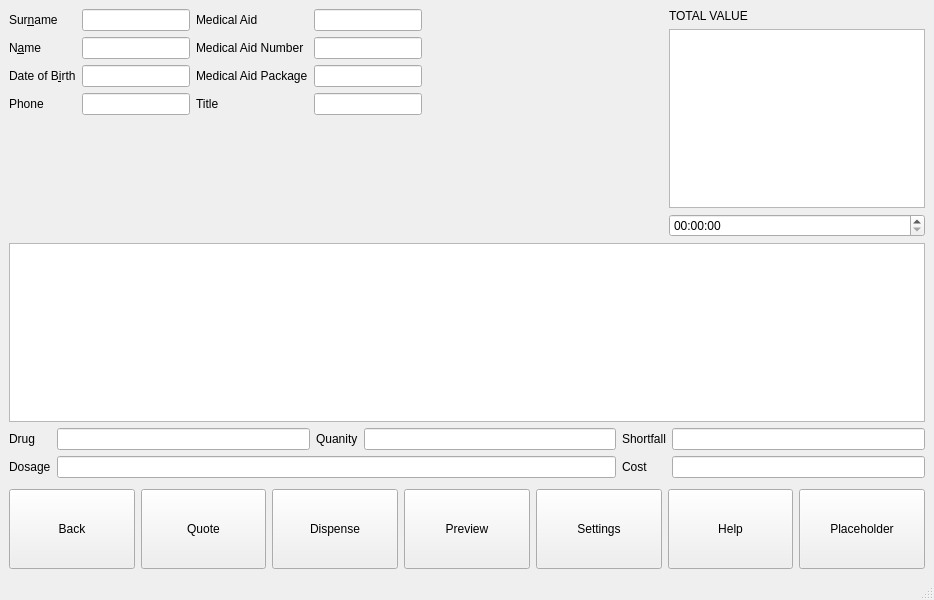
<?xml version="1.0" encoding="UTF-8"?>
<ui version="4.0">
 <class>MainWindow</class>
 <widget class="QMainWindow" name="MainWindow">
  <property name="geometry">
   <rect>
    <x>0</x>
    <y>0</y>
    <width>934</width>
    <height>600</height>
   </rect>
  </property>
  <property name="windowTitle">
   <string>MainWindow</string>
  </property>
  <widget class="QWidget" name="centralwidget">
   <layout class="QGridLayout" name="gridLayout_5">
    <item row="0" column="0" colspan="4">
     <layout class="QGridLayout" name="gridLayout">
      <item row="0" column="0">
       <widget class="QLabel" name="surname">
        <property name="text">
         <string>Sur&amp;name</string>
        </property>
        <property name="buddy">
         <cstring>surname_linedit</cstring>
        </property>
       </widget>
      </item>
      <item row="0" column="1">
       <widget class="QLineEdit" name="surname_linedit"/>
      </item>
      <item row="0" column="2">
       <widget class="QLabel" name="med_aid">
        <property name="text">
         <string>Medical Aid</string>
        </property>
        <property name="buddy">
         <cstring>lineEdit_5</cstring>
        </property>
       </widget>
      </item>
      <item row="0" column="3">
       <widget class="QLineEdit" name="lineEdit_5"/>
      </item>
      <item row="1" column="0">
       <widget class="QLabel" name="name">
        <property name="text">
         <string>N&amp;ame</string>
        </property>
        <property name="buddy">
         <cstring>name_linedit</cstring>
        </property>
       </widget>
      </item>
      <item row="1" column="1">
       <widget class="QLineEdit" name="name_linedit"/>
      </item>
      <item row="1" column="2">
       <widget class="QLabel" name="med_aid_no">
        <property name="text">
         <string>Medical Aid Number</string>
        </property>
        <property name="buddy">
         <cstring>lineEdit_6</cstring>
        </property>
       </widget>
      </item>
      <item row="1" column="3">
       <widget class="QLineEdit" name="lineEdit_6"/>
      </item>
      <item row="2" column="0">
       <widget class="QLabel" name="dob">
        <property name="text">
         <string>Date of B&amp;irth</string>
        </property>
        <property name="buddy">
         <cstring>lineEdit_</cstring>
        </property>
       </widget>
      </item>
      <item row="2" column="1">
       <widget class="QLineEdit" name="lineEdit_"/>
      </item>
      <item row="2" column="2">
       <widget class="QLabel" name="med_pack">
        <property name="text">
         <string>Medical Aid Package</string>
        </property>
        <property name="buddy">
         <cstring>lineEdit_7</cstring>
        </property>
       </widget>
      </item>
      <item row="2" column="3">
       <widget class="QLineEdit" name="lineEdit_7"/>
      </item>
      <item row="3" column="0">
       <widget class="QLabel" name="phone">
        <property name="text">
         <string>Phone</string>
        </property>
        <property name="buddy">
         <cstring>lineEdit_4</cstring>
        </property>
       </widget>
      </item>
      <item row="3" column="1">
       <widget class="QLineEdit" name="lineEdit_4"/>
      </item>
      <item row="3" column="2">
       <widget class="QLabel" name="title">
        <property name="text">
         <string>Title</string>
        </property>
        <property name="buddy">
         <cstring>lineEdit_8</cstring>
        </property>
       </widget>
      </item>
      <item row="3" column="3">
       <widget class="QLineEdit" name="lineEdit_8"/>
      </item>
     </layout>
    </item>
    <item row="0" column="4">
     <spacer name="horizontalSpacer">
      <property name="orientation">
       <enum>Qt::Horizontal</enum>
      </property>
      <property name="sizeHint" stdset="0">
       <size>
        <width>200</width>
        <height>20</height>
       </size>
      </property>
     </spacer>
    </item>
    <item row="0" column="5" rowspan="2">
     <layout class="QGridLayout" name="gridLayout_2">
      <item row="2" column="0">
       <widget class="QTimeEdit" name="timeEdit"/>
      </item>
      <item row="0" column="0">
       <widget class="QLabel" name="label_9">
        <property name="text">
         <string>TOTAL VALUE</string>
        </property>
       </widget>
      </item>
      <item row="1" column="0">
       <widget class="QTextEdit" name="textEdit"/>
      </item>
     </layout>
    </item>
    <item row="1" column="1">
     <spacer name="verticalSpacer">
      <property name="orientation">
       <enum>Qt::Vertical</enum>
      </property>
      <property name="sizeHint" stdset="0">
       <size>
        <width>20</width>
        <height>108</height>
       </size>
      </property>
     </spacer>
    </item>
    <item row="1" column="2">
     <spacer name="verticalSpacer_2">
      <property name="orientation">
       <enum>Qt::Vertical</enum>
      </property>
      <property name="sizeHint" stdset="0">
       <size>
        <width>20</width>
        <height>108</height>
       </size>
      </property>
     </spacer>
    </item>
    <item row="1" column="3">
     <spacer name="verticalSpacer_3">
      <property name="orientation">
       <enum>Qt::Vertical</enum>
      </property>
      <property name="sizeHint" stdset="0">
       <size>
        <width>20</width>
        <height>108</height>
       </size>
      </property>
     </spacer>
    </item>
    <item row="2" column="0" colspan="6">
     <layout class="QGridLayout" name="gridLayout_3">
      <item row="1" column="2">
       <widget class="QLabel" name="label_2">
        <property name="text">
         <string>Quanity</string>
        </property>
        <property name="buddy">
         <cstring>lineEdit_10</cstring>
        </property>
       </widget>
      </item>
      <item row="1" column="4">
       <widget class="QLabel" name="label_4">
        <property name="text">
         <string>Shortfall</string>
        </property>
        <property name="buddy">
         <cstring>lineEdit_12</cstring>
        </property>
       </widget>
      </item>
      <item row="1" column="3">
       <widget class="QLineEdit" name="lineEdit_10"/>
      </item>
      <item row="2" column="1" colspan="3">
       <widget class="QLineEdit" name="lineEdit_11"/>
      </item>
      <item row="2" column="4">
       <widget class="QLabel" name="label_5">
        <property name="text">
         <string>Cost</string>
        </property>
        <property name="buddy">
         <cstring>lineEdit_13</cstring>
        </property>
       </widget>
      </item>
      <item row="1" column="1">
       <widget class="QLineEdit" name="lineEdit_9"/>
      </item>
      <item row="2" column="0">
       <widget class="QLabel" name="label_3">
        <property name="text">
         <string>Dosage</string>
        </property>
        <property name="buddy">
         <cstring>lineEdit_11</cstring>
        </property>
       </widget>
      </item>
      <item row="1" column="0">
       <widget class="QLabel" name="label">
        <property name="text">
         <string>Drug</string>
        </property>
        <property name="buddy">
         <cstring>lineEdit_9</cstring>
        </property>
       </widget>
      </item>
      <item row="1" column="5">
       <widget class="QLineEdit" name="lineEdit_12"/>
      </item>
      <item row="2" column="5">
       <widget class="QLineEdit" name="lineEdit_13"/>
      </item>
      <item row="0" column="0" colspan="6">
       <widget class="QTableView" name="tableView"/>
      </item>
     </layout>
    </item>
    <item row="3" column="0">
     <spacer name="verticalSpacer_4">
      <property name="orientation">
       <enum>Qt::Vertical</enum>
      </property>
      <property name="sizeHint" stdset="0">
       <size>
        <width>20</width>
        <height>18</height>
       </size>
      </property>
     </spacer>
    </item>
    <item row="3" column="3">
     <spacer name="verticalSpacer_5">
      <property name="orientation">
       <enum>Qt::Vertical</enum>
      </property>
      <property name="sizeHint" stdset="0">
       <size>
        <width>20</width>
        <height>18</height>
       </size>
      </property>
     </spacer>
    </item>
    <item row="3" column="5">
     <spacer name="verticalSpacer_6">
      <property name="orientation">
       <enum>Qt::Vertical</enum>
      </property>
      <property name="sizeHint" stdset="0">
       <size>
        <width>20</width>
        <height>18</height>
       </size>
      </property>
     </spacer>
    </item>
    <item row="4" column="0" colspan="6">
     <layout class="QGridLayout" name="gridLayout_4">
      <item row="0" column="0">
       <widget class="QPushButton" name="pushButton">
        <property name="minimumSize">
         <size>
          <width>102</width>
          <height>80</height>
         </size>
        </property>
        <property name="text">
         <string>Back</string>
        </property>
       </widget>
      </item>
      <item row="0" column="1">
       <widget class="QPushButton" name="pushButton_2">
        <property name="minimumSize">
         <size>
          <width>102</width>
          <height>80</height>
         </size>
        </property>
        <property name="text">
         <string>Quote</string>
        </property>
       </widget>
      </item>
      <item row="0" column="2">
       <widget class="QPushButton" name="pushButton_3">
        <property name="minimumSize">
         <size>
          <width>102</width>
          <height>80</height>
         </size>
        </property>
        <property name="text">
         <string>Dispense</string>
        </property>
       </widget>
      </item>
      <item row="0" column="3">
       <widget class="QPushButton" name="pushButton_4">
        <property name="minimumSize">
         <size>
          <width>102</width>
          <height>80</height>
         </size>
        </property>
        <property name="text">
         <string>Preview</string>
        </property>
       </widget>
      </item>
      <item row="0" column="4">
       <widget class="QPushButton" name="pushButton_5">
        <property name="minimumSize">
         <size>
          <width>102</width>
          <height>80</height>
         </size>
        </property>
        <property name="text">
         <string>Settings</string>
        </property>
       </widget>
      </item>
      <item row="0" column="5">
       <widget class="QPushButton" name="pushButton_6">
        <property name="minimumSize">
         <size>
          <width>102</width>
          <height>80</height>
         </size>
        </property>
        <property name="text">
         <string>Help</string>
        </property>
       </widget>
      </item>
      <item row="0" column="6">
       <widget class="QPushButton" name="pushButton_7">
        <property name="minimumSize">
         <size>
          <width>102</width>
          <height>80</height>
         </size>
        </property>
        <property name="text">
         <string>Placeholder</string>
        </property>
       </widget>
      </item>
     </layout>
    </item>
   </layout>
  </widget>
  <widget class="QMenuBar" name="menubar">
   <property name="geometry">
    <rect>
     <x>0</x>
     <y>0</y>
     <width>934</width>
     <height>21</height>
    </rect>
   </property>
  </widget>
  <widget class="QStatusBar" name="statusbar"/>
 </widget>
 <resources/>
 <connections/>
</ui>
